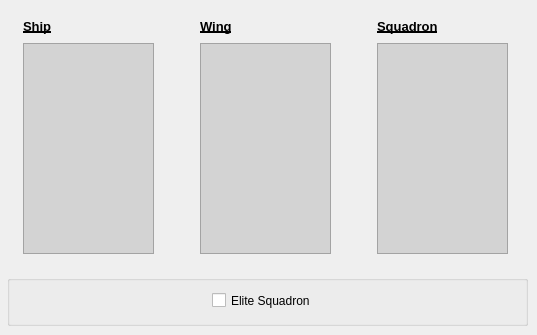
    <widget class="QWidget" name="tabWingSqn">
     <attribute name="title">
      <string>Wing and Squadron</string>
     </attribute>
     <widget class="QLabel" name="label_17">
      <property name="geometry">
       <rect>
        <x>23</x>
        <y>18</y>
        <width>131</width>
        <height>16</height>
       </rect>
      </property>
      <property name="font">
       <font>
        <family>Arial</family>
        <pointsize>10</pointsize>
        <weight>75</weight>
        <bold>true</bold>
        <underline>true</underline>
       </font>
      </property>
      <property name="text">
       <string>Ship</string>
      </property>
     </widget>
     <widget class="QListWidget" name="lw_ship">
      <property name="enabled">
       <bool>true</bool>
      </property>
      <property name="geometry">
       <rect>
        <x>23</x>
        <y>43</y>
        <width>131</width>
        <height>211</height>
       </rect>
      </property>
      <property name="font">
       <font>
        <family>Arial</family>
       </font>
      </property>
      <property name="styleSheet">
       <string notr="true">QListWidget
{
	background-color: rgb(211, 211, 211);
}

QListWidget:!enabled
{
	background-color: darkgray;
}</string>
      </property>
     </widget>
     <widget class="QGroupBox" name="groupBox_3">
      <property name="geometry">
       <rect>
        <x>7</x>
        <y>275</y>
        <width>521</width>
        <height>51</height>
       </rect>
      </property>
      <property name="title">
       <string/>
      </property>
      <widget class="QCheckBox" name="cb_eliteSqn">
       <property name="enabled">
        <bool>true</bool>
       </property>
       <property name="geometry">
        <rect>
         <x>205</x>
         <y>17</y>
         <width>111</width>
         <height>17</height>
        </rect>
       </property>
       <property name="font">
        <font>
         <family>Arial</family>
         <pointsize>9</pointsize>
        </font>
       </property>
       <property name="text">
        <string>Elite Squadron</string>
       </property>
      </widget>
     </widget>
     <widget class="QListWidget" name="lw_wing">
      <property name="enabled">
       <bool>true</bool>
      </property>
      <property name="geometry">
       <rect>
        <x>200</x>
        <y>43</y>
        <width>131</width>
        <height>211</height>
       </rect>
      </property>
      <property name="font">
       <font>
        <family>Arial</family>
       </font>
      </property>
      <property name="styleSheet">
       <string notr="true">QListWidget
{
	background-color: rgb(211, 211, 211);
}

QListWidget:!enabled
{
	background-color: darkgray;
}</string>
      </property>
     </widget>
     <widget class="QLabel" name="label_18">
      <property name="geometry">
       <rect>
        <x>200</x>
        <y>18</y>
        <width>131</width>
        <height>16</height>
       </rect>
      </property>
      <property name="font">
       <font>
        <family>Arial</family>
        <pointsize>10</pointsize>
        <weight>75</weight>
        <bold>true</bold>
        <underline>true</underline>
       </font>
      </property>
      <property name="text">
       <string>Wing</string>
      </property>
     </widget>
     <widget class="QListWidget" name="lw_squad">
      <property name="enabled">
       <bool>true</bool>
      </property>
      <property name="geometry">
       <rect>
        <x>377</x>
        <y>43</y>
        <width>131</width>
        <height>211</height>
       </rect>
      </property>
      <property name="font">
       <font>
        <family>Arial</family>
       </font>
      </property>
      <property name="styleSheet">
       <string notr="true">QListWidget
{
	background-color: rgb(211, 211, 211);
}

QListWidget:!enabled
{
	background-color: darkgray;
}</string>
      </property>
     </widget>
     <widget class="QLabel" name="label_19">
      <property name="geometry">
       <rect>
        <x>377</x>
        <y>18</y>
        <width>131</width>
        <height>16</height>
       </rect>
      </property>
      <property name="font">
       <font>
        <family>Arial</family>
        <pointsize>10</pointsize>
        <weight>75</weight>
        <bold>true</bold>
        <underline>true</underline>
       </font>
      </property>
      <property name="text">
       <string>Squadron</string>
      </property>
     </widget>
    </widget>
